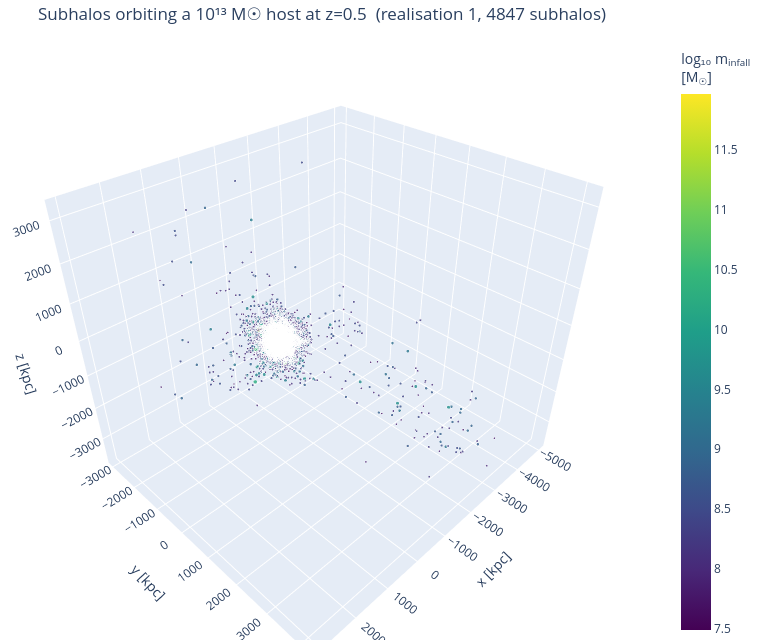

Notebook code cell kept with this figure:
### Markdown cell above
## 6. Interactive 3D view of the subhalo population

Finally, let's *see* the subhalos. The plot below is fully interactive — drag to
rotate, scroll to zoom. Each point is a subhalo, coloured by its infall mass;
the translucent sphere marks the host virial radius. Point size scales with
mass.

### Code cell
import plotly.graph_objects as go

# One host realisation makes the clearest picture; change to see others.
which_tree = np.unique(tree[is_host])[0]
sel3d = is_sub & (tree == which_tree)

xs, ys, zs = x[sel3d], y[sel3d], z[sel3d]
ms = m_infall[sel3d]
logm = np.log10(ms)

# Translucent host virial sphere
u, v = np.mgrid[0:2*np.pi:40j, 0:np.pi:20j]
sx = Rvir_host * np.cos(u) * np.sin(v)
sy = Rvir_host * np.sin(u) * np.sin(v)
sz = Rvir_host * np.cos(v)

fig = go.Figure()
fig.add_trace(go.Surface(x=sx, y=sy, z=sz, opacity=0.12, showscale=False,
                         colorscale=[[0, "gray"], [1, "gray"]], hoverinfo="skip",
                         name="host R_vir"))
fig.add_trace(go.Scatter3d(
    x=xs, y=ys, z=zs, mode="markers",
    marker=dict(size=2 + 4*(logm - logm.min())/(np.ptp(logm) + 1e-9),
                color=logm, colorscale="Viridis", opacity=0.8,
                colorbar=dict(title="log₁₀ m<sub>infall</sub><br>[M<sub>☉</sub>]")),
    text=[f"m_infall = {m:.2e} Msun" for m in ms],
    hovertemplate="%{text}<extra></extra>", name="subhalos"))
fig.update_layout(
    title=f"Subhalos orbiting a 10¹³ M☉ host at z=0.5  (realisation {which_tree}, "
          f"{sel3d.sum()} subhalos)",
    scene=dict(xaxis_title="x [kpc]", yaxis_title="y [kpc]", zaxis_title="z [kpc]",
               aspectmode="data"),
    width=760, height=640, margin=dict(l=0, r=0, t=40, b=0))
fig.show()

### Figure 1 — Plotly figure (JSON) as saved in the notebook; plotly's stock layout.template omitted (floating-point values rounded to 4 significant figures; data arrays with more than 128 entries replaced by an {"elided": "..."} marker saying what was removed)
{"data": [{"colorscale": [[0, "gray"], [1, "gray"]], "hoverinfo": "skip", "name": "host R_vir", "opacity": 0.12, "showscale": false, "type": "surface", "x": {"elided": "40x20 float values"}, "y": {"elided": "40x20 float values"}, "z": {"elided": "40x20 float values"}}, {"hovertemplate": "%{text}<extra></extra>", "marker": {"color": {"elided": "4847 float values"}, "colorbar": {"title": {"text": "log₁₀ m<sub>infall</sub><br>[M<sub>☉</sub>]"}}, "colorscale": [[0.0, "#440154"], [0.1111, "#482878"], [0.2222, "#3e4989"], [0.3333, "#31688e"], [0.4444, "#26828e"], [0.5556, "#1f9e89"], [0.6667, "#35b779"], [0.7778, "#6ece58"], [0.8889, "#b5de2b"], [1.0, "#fde725"]], "opacity": 0.8, "size": {"elided": "4847 float values"}}, "mode": "markers", "name": "subhalos", "text": {"elided": "4847 str values"}, "type": "scatter3d", "x": {"elided": "4847 float values"}, "y": {"elided": "4847 float values"}, "z": {"elided": "4847 float values"}}], "layout": {"height": 640, "margin": {"b": 0, "l": 0, "r": 0, "t": 40}, "scene": {"aspectmode": "data", "xaxis": {"title": {"text": "x [kpc]"}}, "yaxis": {"title": {"text": "y [kpc]"}}, "zaxis": {"title": {"text": "z [kpc]"}}}, "title": {"text": "Subhalos orbiting a 10¹³ M☉ host at z=0.5  (realisation 1, 4847 subhalos)"}, "width": 760}}
